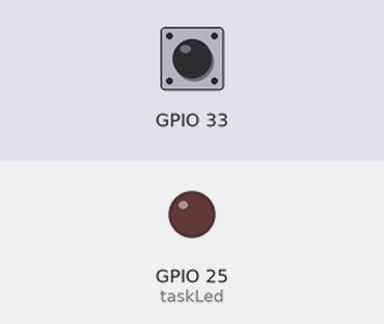
Simulated run of this program. Board: ESP32. On the bench: output pins drawn as LEDs (lit = HIGH). Dashed ring = blinking. The test bench sets the inputs (shaded band); at power-on: GPIO 33 HIGH.

Above: at 1.2 s.
1.3 s: GPIO 33 pulled LOW for 0.15 s
At 2.0 s:
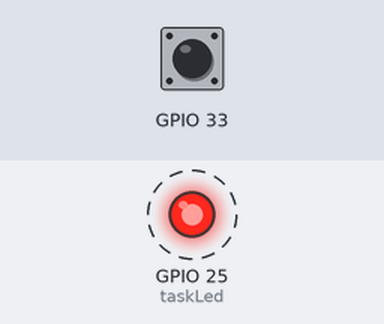
4.4 s: GPIO 33 pulled LOW for 1 s
At 5.3 s:
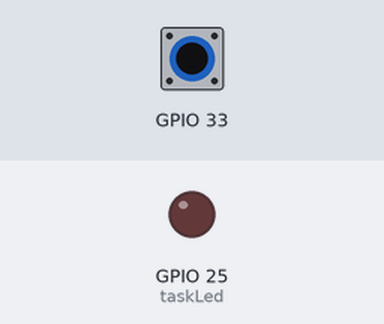
6.9 s: GPIO 33 pulled LOW for 3.2 s
At 7.5 s:
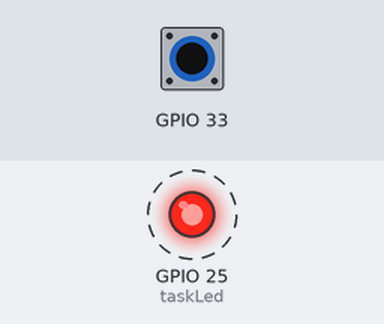
Timing chart, 0 to 19.1 s (numbered marks = the images above; inputs shaded):
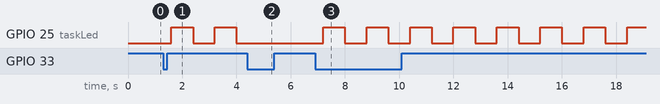

Measured:
- after the input at 1.3 s, GPIO 25 (taskLed): alternates HIGH for 0.80 s and LOW for 0.80 s, starting after 0.30 s
- after the input at 4.4 s, GPIO 25 (taskLed): stays LOW (without the input it goes to HIGH after 0.40 s)
- after the input at 6.9 s, GPIO 25 (taskLed): alternates HIGH for 0.80 s and LOW for 0.80 s, starting after 0.30 s

The program:

main.cpp
```cpp
#include <Arduino.h>

volatile bool habilitaPisca = false;

void taskBotao(void *pv) {
  pinMode(33, INPUT_PULLUP);
  bool ultima = HIGH;
  while (true) {
    bool leitura = digitalRead(33);
    if (ultima == HIGH && leitura == LOW) {
      habilitaPisca = !habilitaPisca;
    }
    ultima = leitura;
    vTaskDelay(pdMS_TO_TICKS(80));
  }
}

void taskLed(void *pv) {
  pinMode(25, OUTPUT);
  while (true) {
    if (habilitaPisca) digitalWrite(25, !digitalRead(25));
    else digitalWrite(2, LOW);
    vTaskDelay(pdMS_TO_TICKS(800));
  }
}

void setup() {
  xTaskCreatePinnedToCore(taskBotao, "Botao", 2048, NULL, 1, NULL, 1);
  xTaskCreatePinnedToCore(taskLed, "Led", 2048, NULL, 1, NULL, 1);
}

void loop() { }
```
